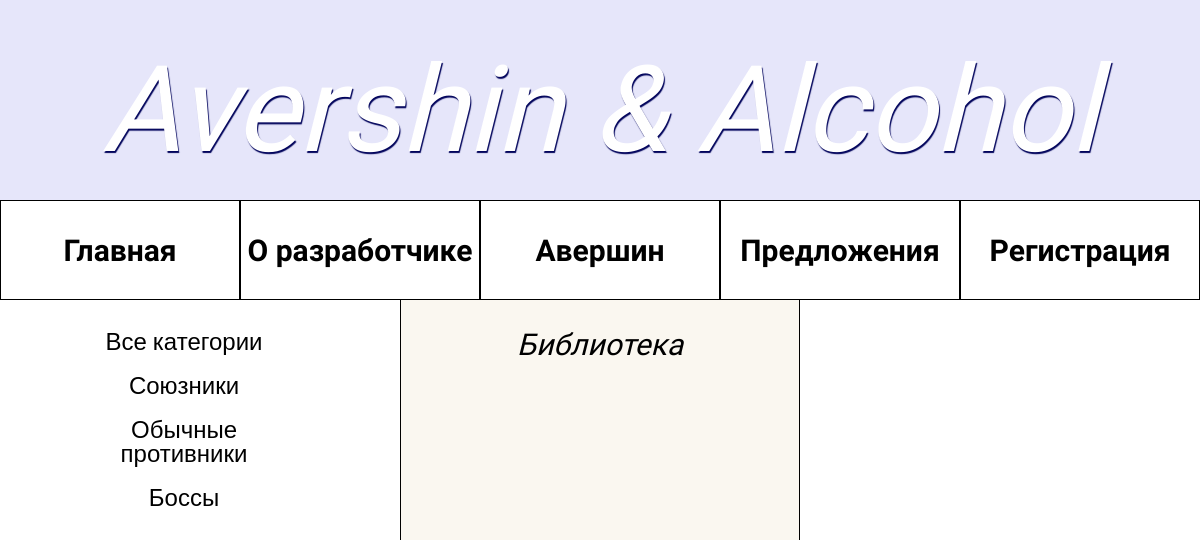
/library/, run on the app's committed database.
### Game/models.py (models this page shows, shortened)
class Category(models.Model):
    name = models.CharField(max_length=100, db_index=True, verbose_name='Категория')
    slug = models.SlugField(max_length=255, unique=True, db_index=True, verbose_name="URL")
    def get_absolute_url(self):
        return reverse('category', kwargs={'cat_slug': self.slug})
    class Meta:
        verbose_name = 'Категория'
        verbose_name_plural = 'Категории'
        ordering = ['id']

### Game/views.py (the view)
# urls.py: path('library/', library, name='library'),
def library(request):
    cats = Category.objects.all()
    context = {
        'menu': menu,
        'title': 'Библиотека',
        'cats': cats
    }
    return render(request, 'game/library.html', context=context)

### Game/templates/game/library.html (shortened to what this page needs)
{% extends 'game/AvAl_base.html' %}

### Game/templates/game/AvAl_base.html (shortened to what this page needs)
{% load static %}
{% load game_tags %}
<!DOCTYPE html>
<html lang="ru">
<head>
    <link rel="stylesheet" type="text/css" href="{% static 'game/css/styles.css' %}"/>
</head>
<body>
<div class="main_content">
    <div class="main_title">
        <div class="title_text">
            Avershin & Alcohol
        </div>
    </div>
    <div class="navigation">
        <div class="buttonrow">
        {% for m in menu %}
            <a class="buttonelement" href="{% url m.url_name %}">
              <span class="button">
                {{m.title}}
              </span>
            </a>
        {% endfor %}
        </div>
    </div>
    <div class="sidenav">
        {% if cat_selected == 0 %}
            <a href="#" class="selected">Все категории</a>
        {% else %}
            <a href="{% url 'home' %}">Все категории</a>
        {% endif %}
        {% for c in cats %}
            {% if c.mobs__count != 0 %}
                {% if c.pk == cat_selected %}
                    <li class="selected"> {{c.name}} </li>
                {% else %}
                    <li><a href="{{ c.get_absolute_url }}">{{ c.name }}</a></li>
                {% endif %}
            {% endif %}
        {% endfor %}
    </div>
    <div class="Main_block">
        <div class="Main_information">
            <div class="main_tag">{{title}}</div>
        </div>
    </div>
</div>
</body>
</html>

### Game/static/game/css/styles.css (style rules this page uses)
* { padding: 0; margin: 0; border: 0; }
*, *:before, *:after { -moz-box-sizing: border-box; -webkit-box-sizing: border-box; box-sizing: border-box; }
html,body { height: 100%; width: 100%; line-height: 1; font-size: 18px; -ms-text-size-adjust: 100%; -moz-text-size-adjust: 100%; -webkit-text-size-adjust: 100%; }
a, a:visited { text-decoration: None }
ul, li { list-style: None }
.main_content { background: antiquewhite; text-align: center; width: 100%; height: auto; }
.main_tag { font-family: 'PT Sans', sans-serif; color: black; font-style: oblique; font-weight: 1; font-size: 30px; text-align: center; display: block; width: 100%; padding: 20px 100px; }
.title_text { font-family: 'Passions Conflict', cursive; color: white; text-shadow: 1px 2px 1px #01035b; font-size: 120px; font-style: italic; font-weight: 1; }
.main_title { width: 100%; text-align: center; padding: 50px 0; height: 200px; position: relative; background-color: lavender; }
.navigation { position: sticky; z-index: 4; top: 0; }
.Main_block { background-color: white; height: 4000px; width: 100%; padding-left: 400px; padding-right: 400px; }
.buttonrow { display: flex; flex-wrap: nowrap; background-image: url("../images/ButtonNotActive.svg"); justify-content: space-evenly; height: 100px; }
.Main_information { background-color: #FAF7F0; border: 1px solid black; width: 100%; height: 4000px; padding: 10px; transition-duration: 1s; border-top-width: 0; transition-delay: 500ms; text-align: left; position: relative; z-index: 2; }
.buttonelement { display: block; font-family: 'Raleway', sans-serif; font-weight: bold; font-size: 30px; font-style: inherit; color: black; border: 1px solid black; padding: 35px 0; width: 34%; top: 50%; background-color: white; transition-duration: 300ms; transition-timing-function: linear; }
.sidenav { width: 300px; height: 250px; position: absolute; z-index: 1; left: 0; padding-top: 20px; padding-left: 5%; }
.sidenav a { padding: 10px 8px 10px 16px; font-family: 'Roboto', sans-serif; color: black; font-size: 24px; display: block; transition-duration: 300ms; }

### data on the page
Category: name "Союзники"
Category: name "Обычные противники"
Category: name "Боссы"

### other printed values
{{ m.title }} "Главная" "О разработчике" "Авершин" "Предложения" "Регистрация"
{{ title }} "Библиотека"
